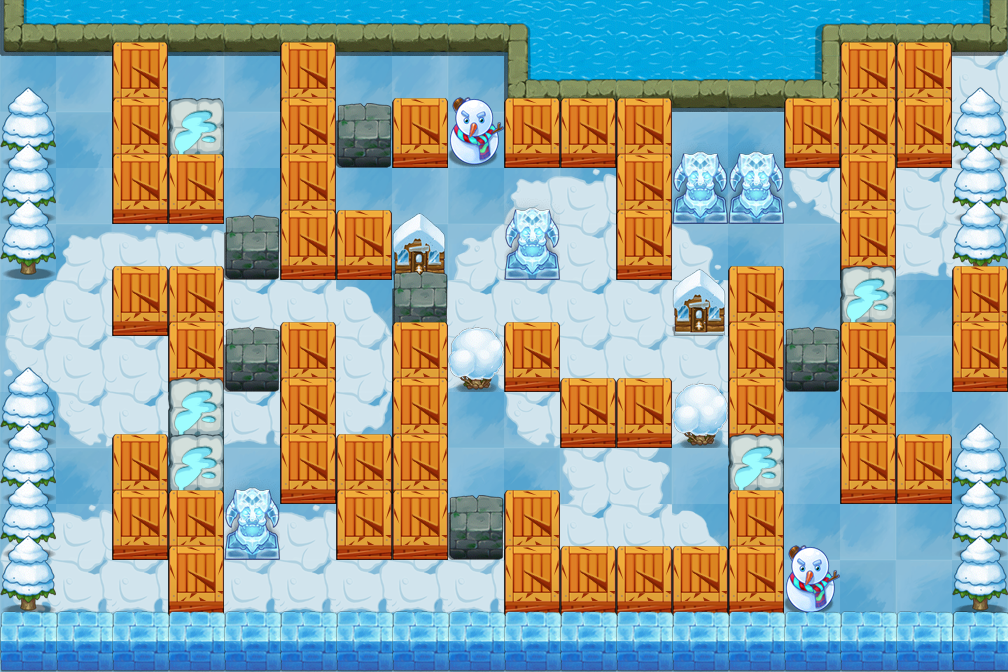

Rendered tile map (Tiled .tmx) drawn with the repository's tilesets; below, a short description and the map source with its tile grids summarised:
An orthogonal 18x12 tile map with 56x56 px tiles, 4 tile layers (collidableLayer, backgroundLayer, floor, stoneLayer), 23 tilesets and 9 objects (soldier_pos).

<map version="1.0" orientation="orthogonal" width="18" height="12" tilewidth="56" tileheight="56">
 <tileset firstgid="1" name="lv3_bcmap_base" tilewidth="56" tileheight="56">
  <image source="图块资源/lv3/lv3_bcmap_base.png" width="112" height="112" />
 </tileset>
 <tileset firstgid="5" name="lv3_beike" tilewidth="56" tileheight="60">
  <image source="图块资源/lv3/lv3_beike.png" width="56" height="60" />
 </tileset>
 <tileset firstgid="6" name="lv3_bei" tilewidth="56" tileheight="69">
  <image source="图块资源/lv3/lv3_bei.png" width="56" height="69" />
 </tileset>
 <tileset firstgid="7" name="lv3_dafangzi2" tilewidth="56" tileheight="177">
  <image source="图块资源/lv3/lv3_dafangzi2.png" width="224" height="177" />
 </tileset>
 <tileset firstgid="11" name="lv3_house" tilewidth="56" tileheight="67">
  <image source="图块资源/lv3/lv3_house.png" width="56" height="67" />
 </tileset>
 <tileset firstgid="12" name="lv3_dafangzi" tilewidth="56" tileheight="197">
  <image source="图块资源/lv3/lv3_dafangzi.png" width="168" height="197" />
 </tileset>
 <tileset firstgid="15" name="lv3_ice2" tilewidth="56" tileheight="68">
  <image source="图块资源/lv3/lv3_ice2.png" width="56" height="68" />
 </tileset>
 <tileset firstgid="16" name="lv3_xueqiu" tilewidth="56" tileheight="65">
  <image source="图块资源/lv3/lv3_xueqiu.png" width="56" height="65" />
 </tileset>
 <tileset firstgid="17" name="lv3_diaoxiang" tilewidth="56" tileheight="82">
  <image source="图块资源/lv3/lv3_diaoxiang.png" width="56" height="82" />
 </tileset>
 <tileset firstgid="18" name="lv3_stone1" tilewidth="56" tileheight="65">
  <image source="图块资源/lv3/lv3_stone1.png" width="56" height="65" />
 </tileset>
 <tileset firstgid="19" name="lv3_stone2" tilewidth="56" tileheight="65">
  <image source="图块资源/lv3/lv3_stone2.png" width="56" height="65" />
 </tileset>
 <tileset firstgid="20" name="lv3_tree" tilewidth="56" tileheight="81">
  <image source="图块资源/lv3/lv3_tree.png" width="56" height="81" />
 </tileset>
 <tileset firstgid="21" name="lv3_xuedi1" tilewidth="56" tileheight="56">
  <image source="图块资源/lv3/lv3_xuedi1.png" width="560" height="280" />
 </tileset>
 <tileset firstgid="71" name="lv3_xuedi2" tilewidth="56" tileheight="56">
  <image source="图块资源/lv3/lv3_xuedi2.png" width="280" height="280" />
 </tileset>
 <tileset firstgid="96" name="lv3_xueniaoxiang" tilewidth="56" tileheight="205">
  <image source="图块资源/lv3/lv3_xueniaoxiang.png" width="168" height="205" />
 </tileset>
 <tileset firstgid="99" name="lv3_xueren" tilewidth="56" tileheight="71">
  <image source="图块资源/lv3/lv3_xueren.png" width="56" height="71" />
 </tileset>
 <tileset firstgid="100" name="lv3_zhuankuai1" tilewidth="58" tileheight="61">
  <image source="图块资源/lv3/lv3_zhuankuai1.png" width="58" height="61" />
 </tileset>
 <tileset firstgid="101" name="riever" tilewidth="56" tileheight="56">
  <image source="图块资源/lv3/riever.png" width="56" height="728" />
 </tileset>
 <tileset firstgid="114" name="tile_box" tilewidth="56" tileheight="70">
  <image source="图块资源/lv3/tile_box.png" width="112" height="70" />
  <tile id="1">
   <properties>
    <property name="type" value="box" />
   </properties>
  </tile>
 </tileset>
 <tileset firstgid="116" name="wl1" tilewidth="56" tileheight="64">
  <image source="图块资源/lv3/wl1.png" width="56" height="64" />
 </tileset>
 <tileset firstgid="117" name="wl2" tilewidth="56" tileheight="53">
  <image source="图块资源/lv3/wl2.png" width="56" height="53" />
 </tileset>
 <tileset firstgid="118" name="wl3" tilewidth="44" tileheight="65">
  <image source="图块资源/lv3/wl3.png" width="44" height="65" />
 </tileset>
 <tileset firstgid="119" name="meta_tiles" tilewidth="56" tileheight="56">
  <image source="图块资源/lv3/meta_tiles.png" width="112" height="56" />
  <tile id="0">
   <properties>
    <property name="move" value="false" />
   </properties>
  </tile>
  <tile id="1">
   <properties>
    <property name="move" value="true" />
   </properties>
  </tile>
 </tileset>
 <layer name="collidableLayer" width="18" height="12">
  <data>[216 cells, 216 non-empty, 2 distinct tile ids]</data>
 </layer>
 <layer name="backgroundLayer" width="18" height="12">
  <data>[216 cells, 216 non-empty, 4 distinct tile ids]</data>
 </layer>
 <layer name="floor" width="18" height="12">
  <data>[216 cells, 102 non-empty, 22 distinct tile ids]</data>
 </layer>
 <layer name="stoneLayer" width="18" height="12">
  <data>[216 cells, 133 non-empty, 15 distinct tile ids]</data>
 </layer>
 <objectgroup name="soldierObjects" width="18" height="12">
  <object name="soldier_pos" x="56" y="224" width="56" height="56" />
 </objectgroup>
 <objectgroup name="enemyObject" width="18" height="12">
  <object x="560" y="224" width="56" height="56">
   <properties>
    <property name="enemyType" value="8" />
   </properties>
  </object>
  <object x="336" y="336" width="56" height="56">
   <properties>
    <property name="enemyType" value="9" />
   </properties>
  </object>
  <object x="784" y="448" width="56" height="56">
   <properties>
    <property name="enemyType" value="9" />
   </properties>
  </object>
  <object x="224" y="112" width="56" height="56">
   <properties>
    <property name="enemyType" value="8" />
   </properties>
  </object>
  <object x="560" y="448" width="56" height="56">
   <properties>
    <property name="enemyType" value="9" />
   </properties>
  </object>
 </objectgroup>
 <objectgroup name="groundObject" width="18" height="12">
  <object x="280" y="280" width="56" height="56">
   <properties>
    <property name="type" value="pangxie" />
   </properties>
  </object>
  <object x="560" y="280" width="56" height="56">
   <properties>
    <property name="type" value="pangxie" />
   </properties>
  </object>
  <object x="448" y="168" width="56" height="56">
   <properties>
    <property name="type" value="pangxie" />
   </properties>
  </object>
 </objectgroup>
</map>
